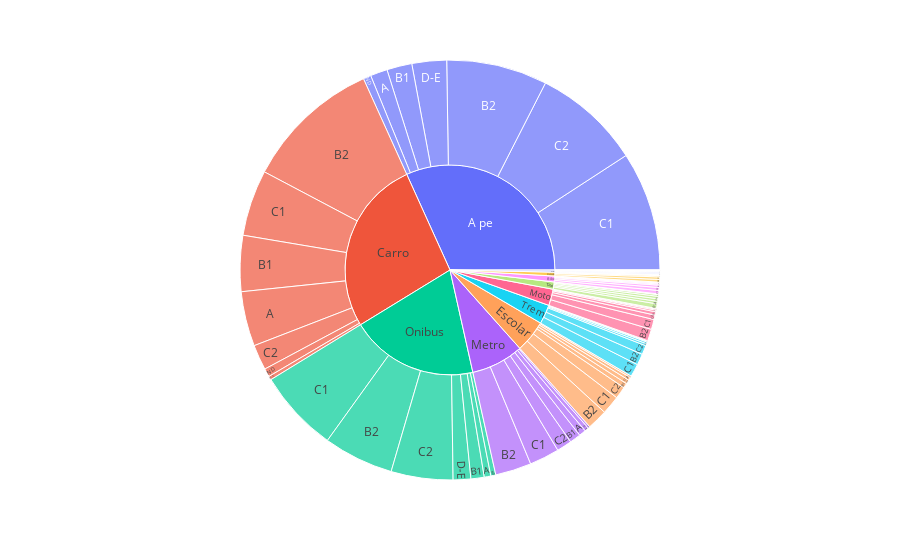

Here is the notebook cell this chart was saved with:
### Code cell
# criar gráfico sunburst com plotly
import plotly.express as px

fig = px.sunburst(df_OD17, path=['MODOPRIN', 'CRITERIOBR'], values='FE_VIA')

fig.show()

### Figure 1 — Plotly figure (JSON) as saved in the notebook; plotly's stock layout.template omitted (floating-point values rounded to 4 significant figures)
{"data": [{"branchvalues": "total", "domain": {"x": [0, 1], "y": [0, 1]}, "hovertemplate": "labels=%{label}<br>FE_VIA=%{value}<br>parent=%{parent}<br>id=%{id}<extra></extra>", "ids": ["A pe/A", "Bike/A", "Carro/A", "Escolar/A", "Fretado/A", "Metro/A", "Moto/A", "Onibus/A", "Outros/A", "Taxi/A", "Trem/A", "A pe/B1", "Bike/B1", "Carro/B1", "Escolar/B1", "Fretado/B1", "Metro/B1", "Moto/B1", "Onibus/B1", "Outros/B1", "Taxi/B1", "Trem/B1", "A pe/B2", "Bike/B2", "Carro/B2", "Escolar/B2", "Fretado/B2", "Metro/B2", "Moto/B2", "Onibus/B2", "Outros/B2", "Taxi/B2", "Trem/B2", "A pe/C1", "Bike/C1", "Carro/C1", "Escolar/C1", "Fretado/C1", "Metro/C1", "Moto/C1", "Onibus/C1", "Outros/C1", "Taxi/C1", "Trem/C1", "A pe/C2", "Bike/C2", "Carro/C2", "Escolar/C2", "Fretado/C2", "Metro/C2", "Moto/C2", "Onibus/C2", "Outros/C2", "Taxi/C2", "Trem/C2", "A pe/D-E", "Bike/D-E", "Carro/D-E", "Escolar/D-E", "Fretado/D-E", "Metro/D-E", "Moto/D-E", "Onibus/D-E", "Outros/D-E", "Taxi/D-E", "Trem/D-E", "A pe/ND", "Bike/ND", "Carro/ND", "Escolar/ND", "Fretado/ND", "Metro/ND", "Moto/ND", "Onibus/ND", "Outros/ND", "Taxi/ND", "Trem/ND", "A pe", "Bike", "Carro", "Escolar", "Fretado", "Metro", "Moto", "Onibus", "Outros", "Taxi", "Trem"], "labels": ["A", "A", "A", "A", "A", "A", "A", "A", "A", "A", "A", "B1", "B1", "B1", "B1", "B1", "B1", "B1", "B1", "B1", "B1", "B1", "B2", "B2", "B2", "B2", "B2", "B2", "B2", "B2", "B2", "B2", "B2", "C1", "C1", "C1", "C1", "C1", "C1", "C1", "C1", "C1", "C1", "C1", "C2", "C2", "C2", "C2", "C2", "C2", "C2", "C2", "C2", "C2", "C2", "D-E", "D-E", "D-E", "D-E", "D-E", "D-E", "D-E", "D-E", "D-E", "D-E", "D-E", "ND", "ND", "ND", "ND", "ND", "ND", "ND", "ND", "ND", "ND", "ND", "A pe", "Bike", "Carro", "Escolar", "Fretado", "Metro", "Moto", "Onibus", "Outros", "Taxi", "Trem"], "name": "", "parents": ["A pe", "Bike", "Carro", "Escolar", "Fretado", "Metro", "Moto", "Onibus", "Outros", "Taxi", "Trem", "A pe", "Bike", "Carro", "Escolar", "Fretado", "Metro", "Moto", "Onibus", "Outros", "Taxi", "Trem", "A pe", "Bike", "Carro", "Escolar", "Fretado", "Metro", "Moto", "Onibus", "Outros", "Taxi", "Trem", "A pe", "Bike", "Carro", "Escolar", "Fretado", "Metro", "Moto", "Onibus", "Outros", "Taxi", "Trem", "A pe", "Bike", "Carro", "Escolar", "Fretado", "Metro", "Moto", "Onibus", "Outros", "Taxi", "Trem", "A pe", "Bike", "Carro", "Escolar", "Fretado", "Metro", "Moto", "Onibus", "Outros", "Taxi", "Trem", "A pe", "Bike", "Carro", "Escolar", "Fretado", "Metro", "Moto", "Onibus", "Outros", "Taxi", "Trem", "", "", "", "", "", "", "", "", "", "", ""], "type": "sunburst", "values": [552400.0, 32280.0, 1771000.0, 96090.0, 11030.0, 221200.0, 53940.0, 212400.0, 8803.0, 81540.0, 24570.0, 812900.0, 26490.0, 1809000.0, 152800.0, 17740.0, 358500.0, 104400.0, 430100.0, 8180.0, 78130.0, 57530.0, 3262000.0, 75280.0, 4413000.0, 660600.0, 85820.0, 1166000.0, 379300.0, 2270000.0, 39600.0, 149000.0, 361600.0, 3858000.0, 108800.0, 2139000.0, 604600.0, 81420.0, 968700.0, 324200.0, 2661000.0, 39460.0, 81230.0, 416500.0, 3492000.0, 95700.0, 819400.0, 393400.0, 41340.0, 489100.0, 145700.0, 2000000.0, 26190.0, 58310.0, 296500.0, 1122000.0, 37130.0, 120800.0, 133400.0, 5303.0, 131100.0, 23440.0, 569700.0, 13990.0, 12750.0, 67050.0, 250200.0, 1321.0, 269000.0, 52630.0, 8869.0, 64290.0, 33120.0, 160900.0, 604, 7481.0, 21930.0, 13350000.0, 377000.0, 11340000.0, 2094000.0, 251500.0, 3399000.0, 1064000.0, 8304000.0, 136800.0, 468400.0, 1246000.0]}], "layout": {"legend": {"tracegroupgap": 0}, "margin": {"t": 60}}}
